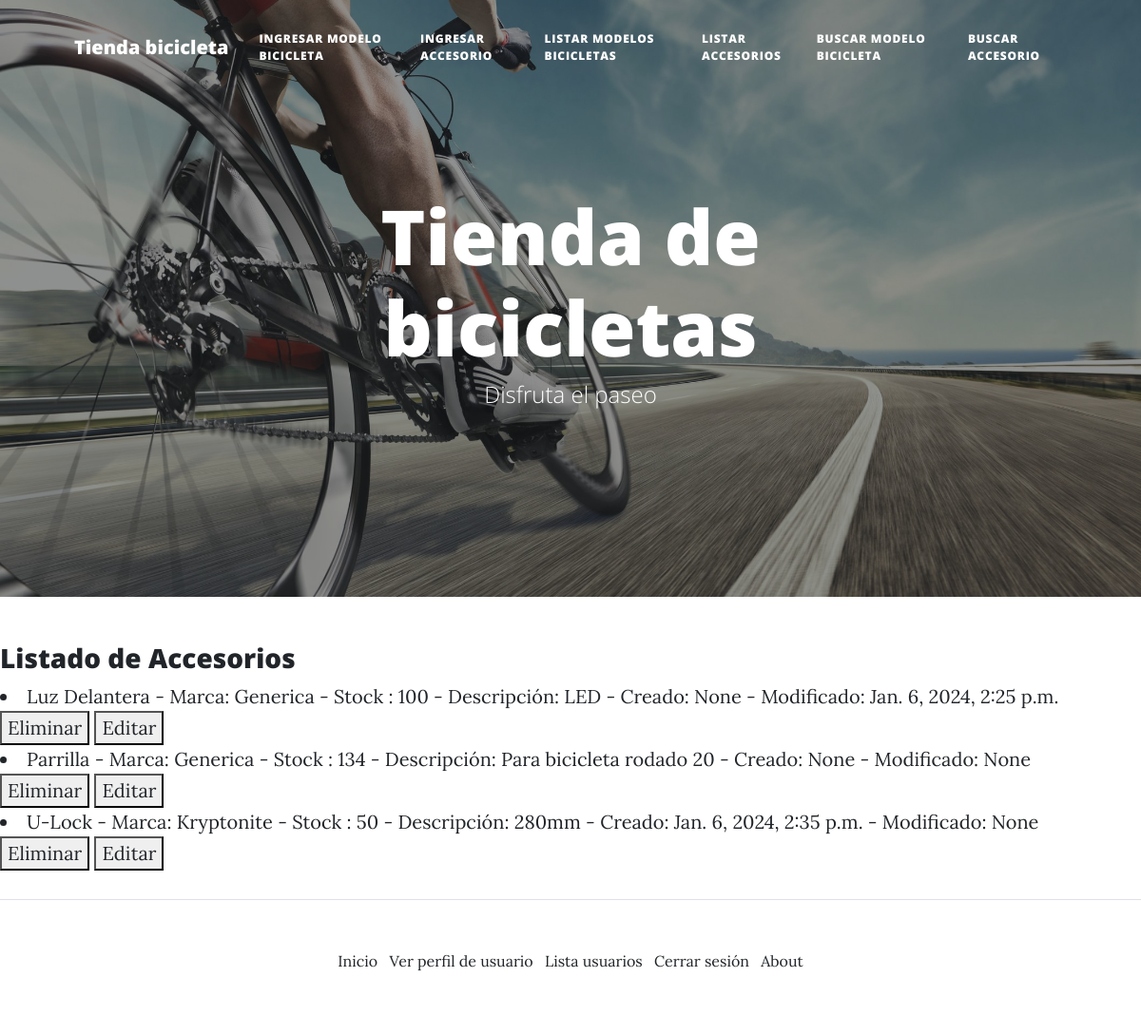
/stock/listar_accesorios/ (signed in), run on the app's committed database.
### appStock/models.py (models this page shows, shortened)
class Accesorio(models.Model):
    tipo = models.CharField(max_length=20)
    marca = models.CharField(max_length=20)
    descripcion = models.TextField(max_length=100)
    stock = models.IntegerField()
    creado = models.DateTimeField(null=True)
    modificado = models.DateTimeField(null=True)

### appStock/views.py (the view)
# urls.py: path('listar_accesorios/', listar_accesorios, name='listar accesorios'),
@login_required
def listar_accesorios(request):
    lista_acc = Accesorio.objects.all()
    return render(request, 'stock/lista_accesorios.html', {'accesorios': lista_acc})

### templates/Stock/lista_accesorios.html
{% extends "base.html" %}
{% load static %}
{% block contenido %}
<body>
<h3> Listado de Accesorios </h3>
{% for accesorio in accesorios %}
    <li>{{accesorio.tipo}} - Marca: {{accesorio.marca}} - Stock :  {{accesorio.stock}} - Descripción: {{accesorio.descripcion}} - Creado: {{accesorio.creado}} - Modificado: {{accesorio.modificado}}</li>
    {% if request.user.is_staff %}
        <button>
            <a href="{% url 'eliminar_accesorio' marca_accesorio=accesorio.marca tipo_accesorio=accesorio.tipo %}"> Eliminar </a>
        </button>
        <button>
            <a href="{% url 'editar_accesorio' marca_accesorio=accesorio.marca tipo_accesorio=accesorio.tipo %}"> Editar </a>
        </button>
    {% endif %}
{% endfor %}
    <br>
</body>
{% endblock %}

### data on the page
Accesorio: tipo "Luz Delantera", marca "Generica", stock "100", descripcion "LED", creado "None", modificado "Jan. 6, 2024, 2:25 p.m."
Accesorio: tipo "Parrilla", marca "Generica", stock "134", descripcion "Para bicicleta rodado 20", creado "None", modificado "None"
Accesorio: tipo "U-Lock", marca "Kryptonite", stock "50", descripcion "280mm", creado "Jan. 6, 2024, 2:35 p.m.", modificado "None"
